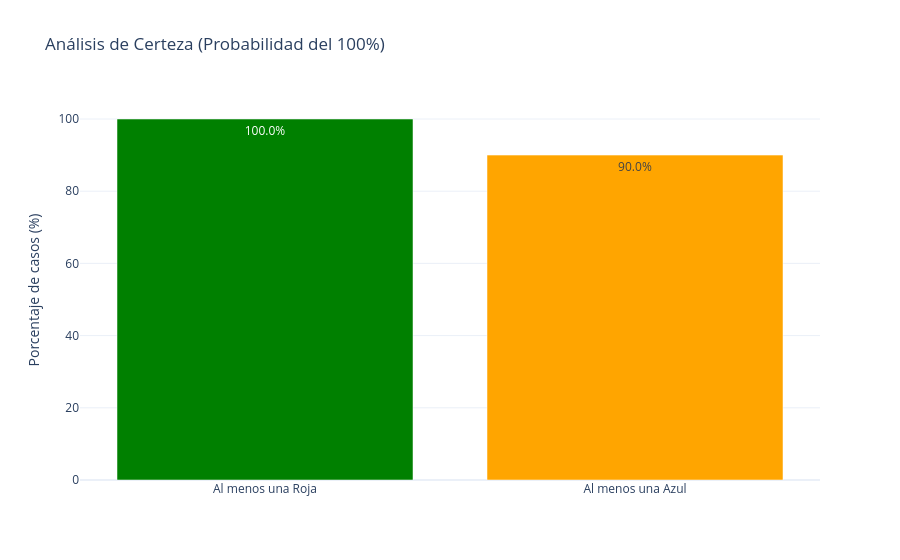

The code cell stored with this chart in its notebook:
### Markdown cell above
### Visualización de Probabilidades (Plotly & Matplotlib)

### Code cell
import plotly.graph_objects as go

# Calculamos frecuencias de éxito para las afirmaciones C y D
p_roja = df['¿Al menos una Roja?'].mean() * 100
p_azul = df['¿Al menos una Azul?'].mean() * 100

fig = go.Figure(data=[
    go.Bar(name='Certeza', x=['Al menos una Roja', 'Al menos una Azul'], 
           y=[p_roja, p_azul], text=[f'{p_roja}%', f'{p_azul}%'],
           marker_color=['green', 'orange'])
])

fig.update_layout(title='Análisis de Certeza (Probabilidad del 100%)',
                  yaxis_title='Porcentaje de casos (%)',
                  template='plotly_white')
fig.show()

### Figure 1 — Plotly figure (JSON) as saved in the notebook; plotly's stock layout.template omitted (floating-point values rounded to 4 significant figures)
{"data": [{"marker": {"color": ["green", "orange"]}, "name": "Certeza", "text": ["100.0%", "90.0%"], "type": "bar", "x": ["Al menos una Roja", "Al menos una Azul"], "y": [100, 90]}], "layout": {"title": {"text": "Análisis de Certeza (Probabilidad del 100%)"}, "yaxis": {"title": {"text": "Porcentaje de casos (%)"}}}}
